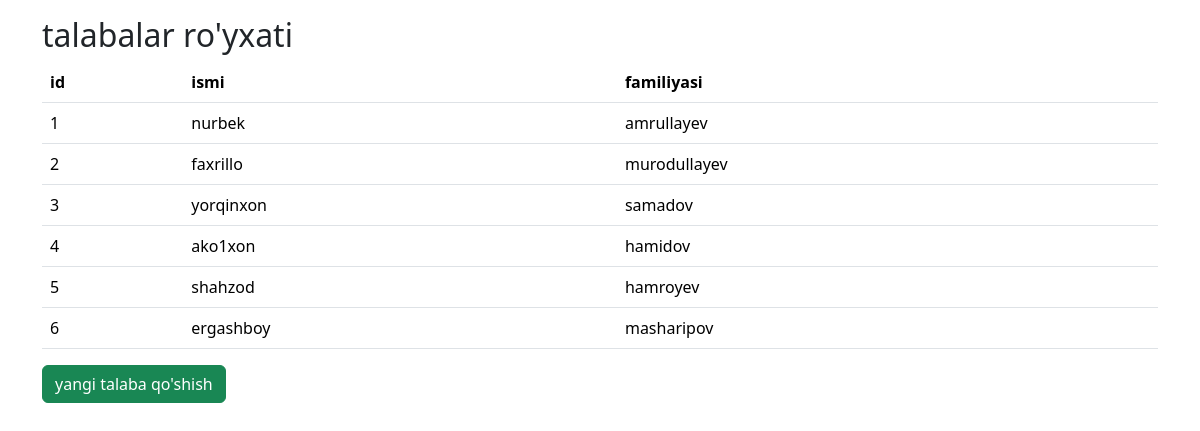
The page / on the database its author committed.
### page/models.py (models this page shows, shortened)
class Person(models.Model):
    first_name = models.CharField(max_length=100)
    last_name = models.CharField(max_length=100)

### page/views.py (the view)
# urls.py: path('', views.jadval, name='index'),
def jadval(request):
    queryset = Person.objects.all()
    return render(request, 'jadval.html', {'queryset': queryset})

### templates/jadval.html (shortened to what this page needs)
<!DOCTYPE html>
<html lang="en">
<head>
  <link href="https://cdn.jsdelivr.net/npm/bootstrap@5.3.3/dist/css/bootstrap.min.css" rel="stylesheet">
</head>
<body>
<div class="container mt-3">
  <h2>talabalar ro'yxati</h2>
  <table class="table">
    <thead>
      <tr>
        <th>id </th>
        <th>ismi</th>
          <th>familiyasi</th>
      </tr>
    </thead>
    <tbody>
        {% for query in queryset %}
      <tr>
          <td>{{ forloop.counter }}</td>
        <td>{{query.first_name}}</td>
        <td>{{ query.last_name }}</td>
      </tr>
    {% endfor %}
    </tbody>
  </table>
  <a href="add_person/" class="btn btn-success">yangi talaba qo'shish</a>
</div>
</body>
</html>

### rows shown on the page
Person: first_name "nurbek", last_name "amrullayev"
Person: first_name "faxrillo", last_name "murodullayev"
Person: first_name "yorqinxon", last_name "samadov"
Person: first_name "ako1xon", last_name "hamidov"
Person: first_name "shahzod", last_name "hamroyev"
Person: first_name "ergashboy", last_name "masharipov"
